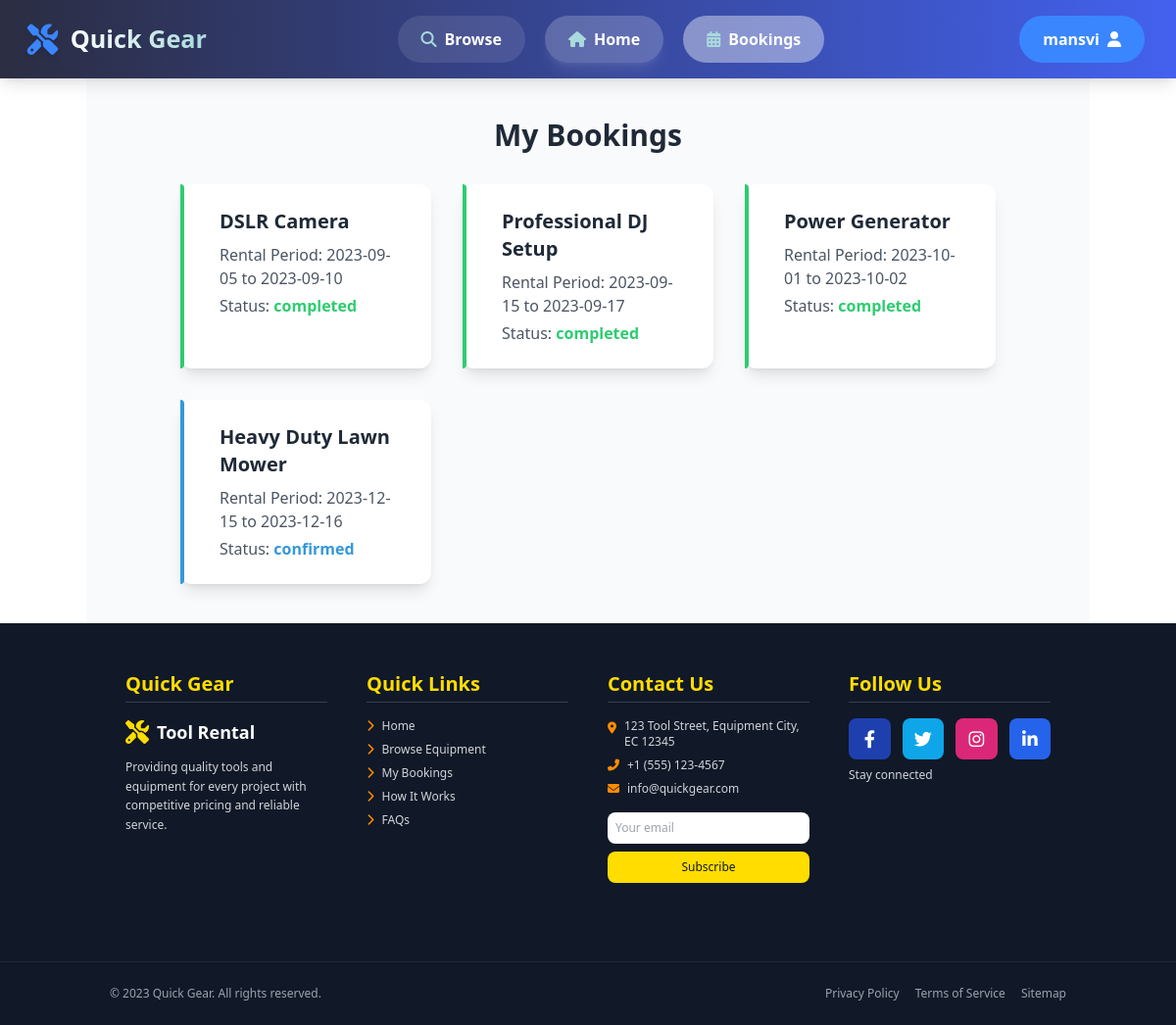
Before: /bookings.php (signed in) with the older database file.
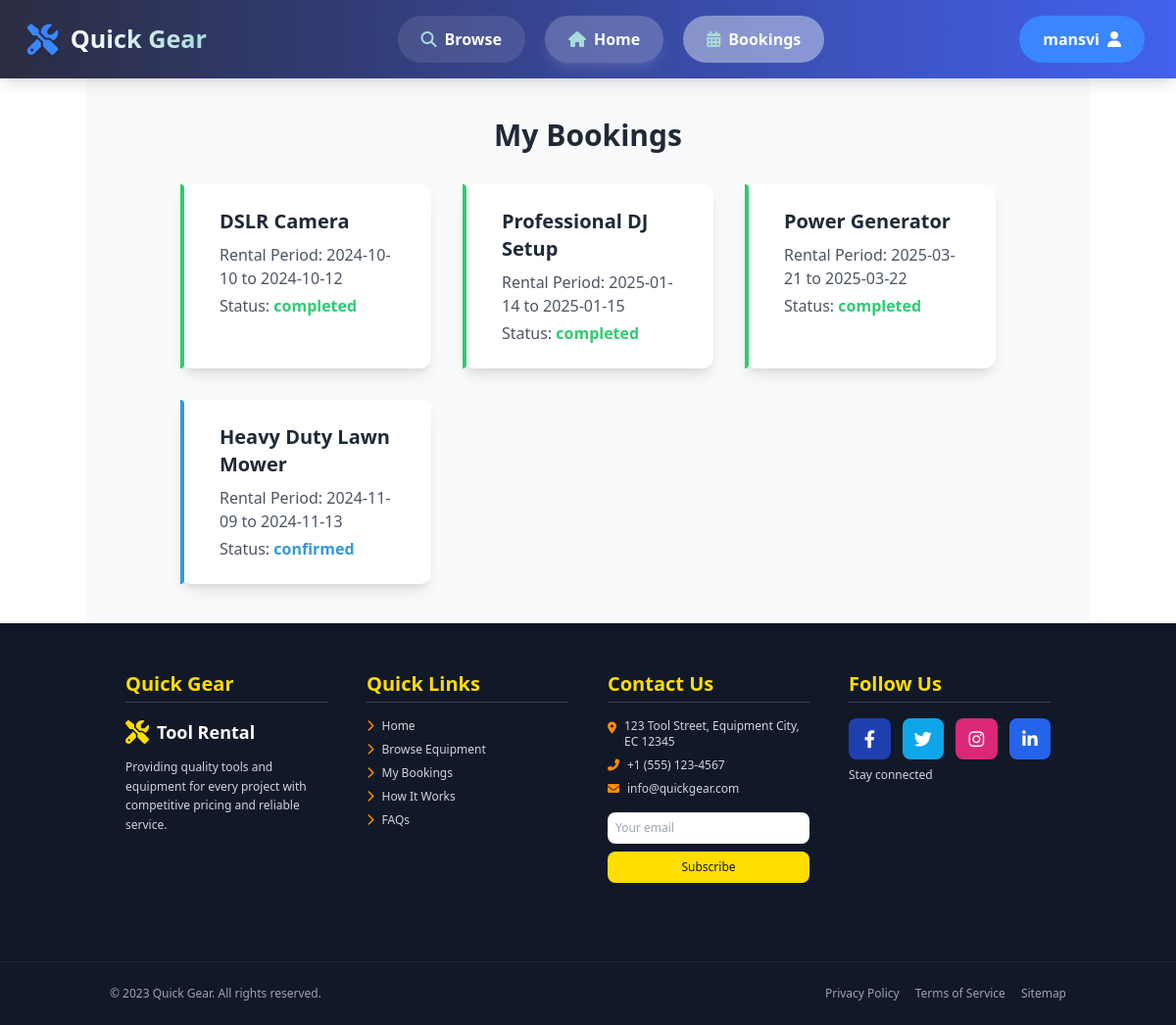
After: the same page with the newer database file.
### tables this page shows
CREATE TABLE IF NOT EXISTS bookings (
    id INT AUTO_INCREMENT PRIMARY KEY,
    user_id INT NOT NULL DEFAULT 0,
    product_id INT NOT NULL,
    full_name VARCHAR(255) NOT NULL,
    email VARCHAR(255) NOT NULL,
    phone VARCHAR(50) NOT NULL,
    start_date DATE NOT NULL,
    end_date DATE NOT NULL,
    message TEXT,
    booking_date TIMESTAMP DEFAULT CURRENT_TIMESTAMP,
    status VARCHAR(20) DEFAULT 'pending'
);

CREATE TABLE IF NOT EXISTS products (
    id INT AUTO_INCREMENT PRIMARY KEY,
    name VARCHAR(255) NOT NULL,
    category VARCHAR(50) NOT NULL,
    description TEXT NOT NULL,
    price DECIMAL(10,2) NOT NULL,
    price_type VARCHAR(20) NOT NULL,
    deposit DECIMAL(10,2) NOT NULL,
    status VARCHAR(20) NOT NULL,
    image TEXT NOT NULL,
    features TEXT NOT NULL
);

### data/bookings_data.php (called while the page is built, shortened)
<?php
$host = "localhost";
$dbname = "quick-gear-db";
$user = "root";
$pass = "";
$userId = $_SESSION['user_id'];
try {
    $pdo = new PDO("mysql:host=$host;dbname=$dbname;charset=utf8", $user, $pass);
    $pdo->setAttribute(PDO::ATTR_ERRMODE, PDO::ERRMODE_EXCEPTION);
    $query = "SELECT bookings.*, products.name AS item_name
              FROM bookings
              JOIN products ON bookings.product_id = products.id
              WHERE bookings.user_id = :user_id";
    $stmt = $pdo->prepare($query);
    $stmt->bindParam(':user_id', $userId, PDO::PARAM_INT);
    $stmt->execute();
    $bookings = $stmt->fetchAll(PDO::FETCH_ASSOC);
} catch (PDOException $e) {
    error_log($e->getMessage());
    $bookings = [];
}
?>

### bookings.php (the view, shortened to what this page needs)
<?php
include './includes/header.php';
include './data/bookings_data.php';
?>
<main class="container mx-auto py-10 bg-gray-50 px-24">
    <h2 class="text-3xl font-bold text-gray-800 mb-8 text-center">My Bookings</h2>
    <div class="grid grid-cols-1 sm:grid-cols-2 lg:grid-cols-3 gap-8">
        <?php foreach ($bookings as $booking): ?>
            <?php
            $statusColor = ($booking['status'] === 'completed') ? '#2ecc71' :
                (($booking['status'] === 'pending') ? '#f1c40f' :
                    (($booking['status'] === 'confirmed') ? '#3498db' : '#e74c3c'));
            ?>
            <div class="relative bg-white p-6 rounded-xl shadow-lg transition transform hover:scale-105 hover:shadow-2xl">
                <div class="absolute inset-y-0 left-0 w-1 rounded-r-xl"
                    style="background-color: <?= htmlspecialchars($statusColor) ?>;"></div>
                <div class="ml-4">
                    <h3 class="text-xl font-bold text-gray-800 mb-2"><?= htmlspecialchars($booking['item_name']) ?></h3>
                    <p class="text-gray-600 mb-1">Rental Period: <?= htmlspecialchars($booking['start_date']) ?> to
                        <?= htmlspecialchars($booking['end_date']) ?>
                    </p>
                    <p class="text-gray-600">Status:
                        <span class="font-semibold" style="color: <?= htmlspecialchars($statusColor) ?>">
                            <?= htmlspecialchars($booking['status']) ?>
                        </span>
                    </p>
                </div>
            </div>
        <?php endforeach; ?>
    </div>
</main>
<?php include './includes/footer.php'; ?>

### includes/header.php (shortened to what this page needs)
<header
    class="flex justify-between items-center px-8 py-4 bg-gradient-to-r from-[#2b2d42] to-[#4361ee] shadow-lg text-white sticky top-0 z-50 transition-all duration-300">
    <a href="index.php" class="flex items-center text-2xl font-bold hover:scale-105 transition-transform duration-300">
        <i class="fas fa-tools mr-3 text-3xl text-[#3a86ff] drop-shadow-md"></i>
        <span class="bg-clip-text text-transparent bg-gradient-to-r from-white to-[#a8dadc]">Quick Gear</span>
    </a>
    <nav class="flex gap-5">
        <a id="nav-browse" href="browse.php"
            class="nav-link bg-white/10 text-white border-none py-3 px-6 rounded-full font-semibold cursor-pointer transition-all duration-300 ease-in-out hover:bg-white/20 hover:-translate-y-0.5 hover:shadow-md flex items-center">
            <i class="fas fa-search mr-2 text-[#a8dadc]"></i>
            Browse
        </a>
        <a id="nav-home" href="index.php"
            class="nav-link bg-white/20 text-white border-none py-3 px-6 rounded-full font-semibold cursor-pointer transition-all duration-300 ease-in-out hover:bg-white/30 hover:-translate-y-0.5 shadow-lg shadow-white/10 flex items-center">
            <i class="fas fa-home mr-2 text-[#a8dadc]"></i>
            Home
        </a>
        <a id="nav-bookings" href="bookings.php"
            class="nav-link bg-white/10 text-white border-none py-3 px-6 rounded-full font-semibold cursor-pointer transition-all duration-300 ease-in-out hover:bg-white/20 hover:-translate-y-0.5 hover:shadow-md flex items-center">
            <i class="fas fa-calendar-alt mr-2 text-[#a8dadc]"></i>
            Bookings
        </a>
    </nav>
    <a id="nav-user" href="<?php echo isset($_SESSION['user_id']) ? 'profile.php' : 'login.php'; ?>"
        class="user-btn relative bg-[#3a86ff] text-white border-none py-3 px-6 rounded-full font-semibold cursor-pointer transition-all duration-300 ease-in-out hover:bg-[#a8dadc] hover:text-[#2b2d42] hover:-translate-y-0.5 hover:shadow-lg flex items-center gap-2 overflow-hidden group">
        <span
            class="relative z-10"><?php echo isset($_SESSION['user_name']) ? htmlspecialchars($_SESSION['user_name']) : 'User'; ?></span>
        <i class="fas fa-user relative z-10"></i>
    </a>
</header>

### includes/footer.php (shortened to what this page needs)
<link rel="stylesheet" href="https://cdnjs.cloudflare.com/ajax/libs/font-awesome/6.4.0/css/all.min.css">
<script src="https://cdn.tailwindcss.com"></script>
<body>
    <footer class="bg-gray-900 text-white pt-12 pb-6">
        <div class="container mx-auto px-10">
            <div class="grid grid-cols-1 md:grid-cols-2 lg:grid-cols-4 gap-10">
                <div class="mb-8">
                    <h3 class="text-xl font-bold mb-4 text-accent border-b border-gray-700 pb-1">Quick Gear</h3>
                    <div class="flex items-center mb-3">
                        <i class="fas fa-tools text-2xl text-accent mr-2"></i>
                        <span class="text-lg font-bold">Tool Rental</span>
                    </div>
                    <p class="text-gray-300 text-xs leading-relaxed">
                        Providing quality tools and equipment for every project with competitive pricing and reliable
                        service.
                    </p>
                </div>
                <div class="mb-8">
                    <h3 class="text-xl font-bold mb-4 text-accent border-b border-gray-700 pb-1">Quick Links</h3>
                    <ul class="space-y-2 text-xs">
                        <li>
                            <a id="footer-home" href="index.php"
                                class="text-gray-300 hover:text-accent transition-all flex items-center group">
                                <i
                                    class="fas fa-chevron-right text-primary mr-2 text-xs group-hover:translate-x-1 transition-transform"></i>
                                Home
                            </a>
                        </li>
                        <li>
                            <a id="footer-browse" href="browse.php"
                                class="text-gray-300 hover:text-accent transition-all flex items-center group">
                                <i
                                    class="fas fa-chevron-right text-primary mr-2 text-xs group-hover:translate-x-1 transition-transform"></i>
                                Browse Equipment
                            </a>
                        </li>
                        <li>
                            <a id="footer-bookings" href="bookings.php"
                                class="text-gray-300 hover:text-accent transition-all flex items-center group">
                                <i
                                    class="fas fa-chevron-right text-primary mr-2 text-xs group-hover:translate-x-1 transition-transform"></i>
                                My Bookings
                            </a>
                        </li>
                        <li>
                            <a id="footer-how-it-works" href="index.php#how-it-works"
                                class="text-gray-300 hover:text-accent transition-all flex items-center group">
                                <i
                                    class="fas fa-chevron-right text-primary mr-2 text-xs group-hover:translate-x-1 transition-transform"></i>
                                How It Works
                            </a>
                        </li>
                        <li>
                            <a id="footer-faqs" href="index.php#faqs"
                                class="text-gray-300 hover:text-accent transition-all flex items-center group">
                                <i
                                    class="fas fa-chevron-right text-primary mr-2 text-xs group-hover:translate-x-1 transition-transform"></i>
                                FAQs
                            </a>
                        </li>
                    </ul>
                </div>
                <div class="mb-8">
                    <h3 class="text-xl font-bold mb-4 text-accent border-b border-gray-700 pb-1">Contact Us</h3>
                    <ul class="space-y-2 text-xs">
                        <li class="flex items-start">
                            <i class="fas fa-map-marker-alt text-primary mr-2 mt-1"></i>
                            <span class="text-gray-300">123 Tool Street, Equipment City, EC 12345</span>
                        </li>
                        <li class="flex items-center">
                            <i class="fas fa-phone-alt text-primary mr-2"></i>
                            <span class="text-gray-300">+1 (555) 123-4567</span>
                        </li>
                        <li class="flex items-center">
                            <i class="fas fa-envelope text-primary mr-2"></i>
                            <span class="text-gray-300">info@quickgear.com</span>
                        </li>
                    </ul>
                    <div class="mt-4">
                        <input type="email" placeholder="Your email"
                            class="w-full p-2 text-xs rounded-lg text-gray-900" />
                        <button
                            class="w-full mt-2 bg-accent text-gray-900 text-xs p-2 rounded-lg hover:bg-secondary transition-all">Subscribe</button>
                    </div>
                </div>
                <div class="mb-8">
                    <h3 class="text-xl font-bold mb-4 text-accent border-b border-gray-700 pb-1">Follow Us</h3>
                    <div class="grid grid-cols-4 gap-3 mb-2">
                        <a href="#"
                            class="bg-blue-800 hover:bg-blue-700 p-3 rounded-lg text-center transition-all duration-300"
                            title="Facebook">
                            <i class="fab fa-facebook-f text-lg"></i>
                        </a>
                        <a href="#"
                            class="bg-sky-500 hover:bg-sky-400 p-3 rounded-lg text-center transition-all duration-300"
                            title="Twitter">
                            <i class="fab fa-twitter text-lg"></i>
                        </a>
                        <a href="#"
                            class="bg-pink-600 hover:bg-pink-500 p-3 rounded-lg text-center transition-all duration-300"
                            title="Instagram">
                            <i class="fab fa-instagram text-lg"></i>
                        </a>
                        <a href="#"
                            class="bg-blue-600 hover:bg-blue-500 p-3 rounded-lg text-center transition-all duration-300"
                            title="LinkedIn">
                            <i class="fab fa-linkedin-in text-lg"></i>
                        </a>
                    </div>
                    <p class="text-gray-300 text-xs">Stay connected</p>
                </div>
            </div>
        </div>
        <div class="mt-12 pt-6 border-t border-gray-800">
            <div class="container mx-auto px-6">
                <div class="flex flex-col md:flex-row justify-between items-center space-y-2 md:space-y-0 text-xs">
                    <p class="text-gray-400">© 2023 Quick Gear. All rights reserved.</p>
                    <div class="flex space-x-4">
                        <a href="#" class="text-gray-400 hover:text-accent transition-colors">Privacy Policy</a>
                        <a href="#" class="text-gray-400 hover:text-accent transition-colors">Terms of Service</a>
                        <a href="#" class="text-gray-400 hover:text-accent transition-colors">Sitemap</a>
                    </div>
                </div>
            </div>
        </div>
    </footer>
</body>
</html>

Changed rows visible on the page:
changed bookings "DSLR Camera": start_date "2023-09-05" → "2024-10-10"; end_date "2023-09-10" → "2024-10-12"
changed bookings "Professional DJ Setup": start_date "2023-09-15" → "2025-01-14"; end_date "2023-09-17" → "2025-01-15"
changed bookings "Power Generator": start_date "2023-10-01" → "2025-03-21"; end_date "2023-10-02" → "2025-03-22"
changed bookings "confirmed": start_date "2023-12-15" → "2024-11-09"; end_date "2023-12-16" → "2024-11-13"
